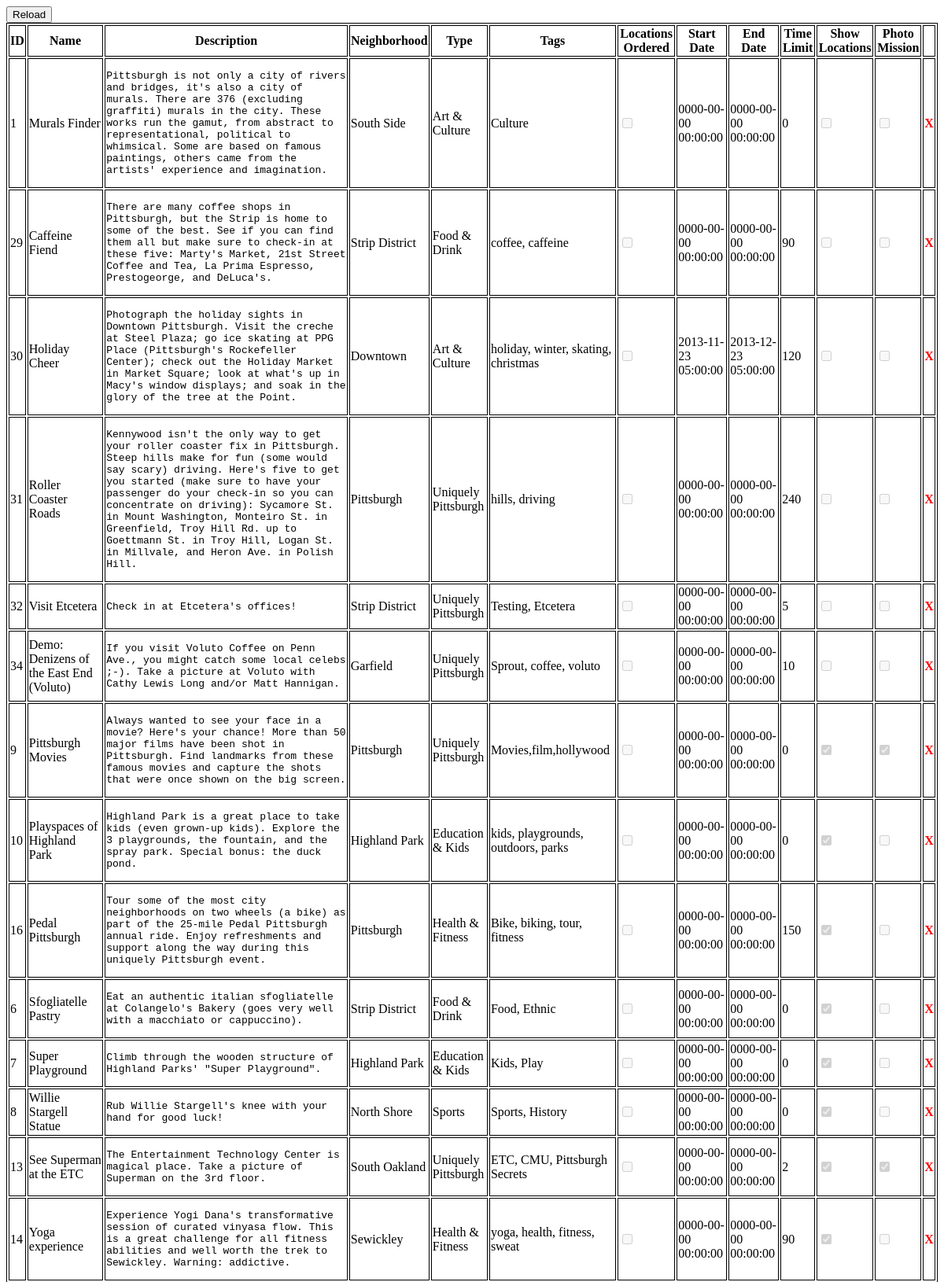
/www/dba/mission.php (upper part), run on the app's committed database.
### tables this page shows
CREATE TABLE mission (
  id int(11) NOT NULL AUTO_INCREMENT,
  sortOrder int(11) NOT NULL,
  `name` varchar(100) NOT NULL,
  description varchar(10000) NOT NULL,
  neighborhood varchar(1000) NOT NULL,
  `type` varchar(100) NOT NULL,
  tags varchar(1000) NOT NULL,
  locationsOrdered tinyint(1) unsigned NOT NULL,
  startDate timestamp NOT NULL DEFAULT '0000-00-00 00:00:00',
  endDate timestamp NOT NULL DEFAULT '0000-00-00 00:00:00',
  timeEstimate int(11) NOT NULL,
  showLocations tinyint(1) NOT NULL,
  photo tinyint(1) NOT NULL,
  PRIMARY KEY (id)
);

### www/dba/mission.php (the view, shortened to what this page needs)
<!DOCTYPE html>
<html>
<head>
<link rel="stylesheet" type="text/css" href="dba.css">
</head>
<body>
<?php
$db = new mysqli("localhost", "pgh-challenge", "5NdSW4FaAqQXthqs", "game");
$table = "mission";
$stmt = $db->prepare("select id, name, description, neighborhood, type, tags, locationsOrdered, startDate, endDate, timeEstimate, showLocations, photo from $table order by sortOrder asc");
echo "<input class=\"refreshBtn\" type=\"button\" value=\"Reload\" onclick=\"refreshPage()\" />\n";
echo "<table id=\"dataTable\">\n";
echo "<tr><th>ID</th><th>Name</th><th>Description</th><th>Neighborhood</th><th>Type</th><th>Tags</th>".
"<th>Locations Ordered</th>".
"<th>Start Date</th><th>End Date</th><th>Time Limit</th>".
"<th>Show Locations</th><th>Photo Mission</th>";
echo "<td></td></tr>\n";
$stmt->execute();
$stmt->bind_result($id, $name, $desc, $neighborhood, $type, $tags, $ordered, $startdate, $enddate , $limit, $ShowLocations, $photo);
$missionCount = 0;
while($stmt->fetch())
{
	echo "<tr>".
	"<td>$id</td><td>$name</td><td><pre>".htmlspecialchars($desc)."</pre></td><td>$neighborhood</td><td>$type</td><td>$tags</td>";
	if(is_numeric($ordered) && $ordered>0) echo "<td><input type=\"checkbox\" disabled=\"disabled\" checked=\"checked\"/></td>";
	else echo "<td><input type=\"checkbox\" disabled=\"disabled\" /></td>";
	echo "<td>$startdate</td><td>$enddate</td><td>$limit</td>";
	if(is_numeric($ShowLocations) && $ShowLocations>0) echo "<td><input type=\"checkbox\" disabled=\"disabled\" checked=\"checked\"/></td>";
	else echo "<td><input type=\"checkbox\" disabled=\"disabled\" /></td>";
	if(is_numeric($photo) && $photo>0) echo "<td><input type=\"checkbox\" disabled=\"disabled\" checked=\"checked\"/></td>";
	else echo "<td><input type=\"checkbox\" disabled=\"disabled\" /></td>";
	echo "<td><a class=\"deletetext\" href=\"javascript:void(0)\" onclick=\"removeRow($id)\">X</a></td>".
	"</tr>\n";
	$missionCount++;
}
echo "</table>\n<hr/>Total Missions: $missionCount\n";
?>
</body>
</html>

### www/dba/dba.css (style rules this page uses)
table, tr, td, th { border: 1px solid black; }
.errortext, .deletetext { font-weight: bold; color: red; text-decoration: none; }
.refreshBtn { vertical-align: top; display:block; }
pre { white-space: normal; }

### data on the page
mission: id "1", name "Murals Finder", description "Pittsburgh is not only a city of rivers and bridges, it's also a city of murals. There are 376 (excluding graffiti) murals in the city. These works run the gamut, from abstract to representational, political to whimsical. Some are based on famous paintings, others came from the artists' experience and imagination.", neighborhood "South Side", type "Art & Culture", tags "Culture", startDate "0000-00-00 00:00:00", endDate "0000-00-00 00:00:00", timeEstimate "0"
mission: id "29", name "Caffeine Fiend", description "There are many coffee shops in Pittsburgh, but the Strip is home to some of the best. See if you can find them all but make sure to check-in at these five: Marty's Market, 21st Street Coffee and Tea, La Prima Espresso, Prestogeorge, and DeLuca's.", neighborhood "Strip District", type "Food & Drink", tags "coffee, caffeine", startDate "0000-00-00 00:00:00", endDate "0000-00-00 00:00:00", timeEstimate "90"
mission: id "30", name "Holiday Cheer", description "Photograph the holiday sights in Downtown Pittsburgh. Visit the creche at Steel Plaza; go ice skating at PPG Place (Pittsburgh's Rockefeller Center); check out the Holiday Market in Market Square; look at what's up in Macy's window displays; and soak in the glory of the tree at the Point.", neighborhood "Downtown", type "Art & Culture", tags "holiday, winter, skating, christmas", startDate "2013-11-23 05:00:00", endDate "2013-12-23 05:00:00", timeEstimate "120"
mission: id "31", name "Roller Coaster Roads", description "Kennywood isn't the only way to get your roller coaster fix in Pittsburgh. Steep hills make for fun (some would say scary) driving. Here's five to get you started (make sure to have your passenger do your check-in so you can concentrate on driving): Sycamore St. in Mount Washington, Monteiro St. in Greenfield, Troy Hill Rd. up to Goettmann St. in Troy Hill, Logan St. in Millvale, and Heron Ave. in Polish Hill.", neighborhood "Pittsburgh", type "Uniquely Pittsburgh", tags "hills, driving", startDate "0000-00-00 00:00:00", endDate "0000-00-00 00:00:00", timeEstimate "240"
mission: id "32", name "Visit Etcetera", description "Check in at Etcetera's offices!", neighborhood "Strip District", type "Uniquely Pittsburgh", tags "Testing, Etcetera", startDate "0000-00-00 00:00:00", endDate "0000-00-00 00:00:00", timeEstimate "5"
mission: id "34", name "Demo: Denizens of the East End (Voluto)", description "If you visit Voluto Coffee on Penn Ave., you might catch some local celebs ;-). Take a picture at Voluto with Cathy Lewis Long and/or Matt Hannigan.", neighborhood "Garfield", type "Uniquely Pittsburgh", tags "Sprout, coffee, voluto", startDate "0000-00-00 00:00:00", endDate "0000-00-00 00:00:00", timeEstimate "10"
mission: id "9", name "Pittsburgh Movies", description "Always wanted to see your face in a movie? Here's your chance! More than 50 major films have been shot in Pittsburgh. Find landmarks from these famous movies and capture the shots that were once shown on the big screen.", neighborhood "Pittsburgh", type "Uniquely Pittsburgh", tags "Movies,film,hollywood", startDate "0000-00-00 00:00:00", endDate "0000-00-00 00:00:00", timeEstimate "0"
mission: id "10", name "Playspaces of Highland Park", description "Highland Park is a great place to take kids (even grown-up kids). Explore the 3 playgrounds, the fountain, and the spray park. Special bonus: the duck pond.", neighborhood "Highland Park", type "Education & Kids", tags "kids, playgrounds, outdoors, parks", startDate "0000-00-00 00:00:00", endDate "0000-00-00 00:00:00", timeEstimate "0"
mission: id "16", name "Pedal Pittsburgh", description "Tour some of the most city neighborhoods on two wheels (a bike) as part of the 25-mile Pedal Pittsburgh annual ride. Enjoy refreshments and support along the way during this uniquely Pittsburgh event.", neighborhood "Pittsburgh", type "Health & Fitness", tags "Bike, biking, tour, fitness", startDate "0000-00-00 00:00:00", endDate "0000-00-00 00:00:00", timeEstimate "150"
mission: id "6", name "Sfogliatelle Pastry", description "Eat an authentic italian sfogliatelle at Colangelo's Bakery (goes very well with a macchiato or cappuccino).", neighborhood "Strip District", type "Food & Drink", tags "Food, Ethnic", startDate "0000-00-00 00:00:00", endDate "0000-00-00 00:00:00", timeEstimate "0"
mission: id "7", name "Super Playground", description "Climb through the wooden structure of Highland Parks' \"Super Playground\".", neighborhood "Highland Park", type "Education & Kids", tags "Kids, Play", startDate "0000-00-00 00:00:00", endDate "0000-00-00 00:00:00", timeEstimate "0"
mission: id "8", name "Willie Stargell Statue", description "Rub Willie Stargell's knee with your hand for good luck!", neighborhood "North Shore", type "Sports", tags "Sports, History", startDate "0000-00-00 00:00:00", endDate "0000-00-00 00:00:00", timeEstimate "0"
mission: id "13", name "See Superman at the ETC", description "The Entertainment Technology Center is magical place. Take a picture of Superman on the 3rd floor.", neighborhood "South Oakland", type "Uniquely Pittsburgh", tags "ETC, CMU, Pittsburgh Secrets", startDate "0000-00-00 00:00:00", endDate "0000-00-00 00:00:00", timeEstimate "2"
mission: id "14", name "Yoga experience", description "Experience Yogi Dana's transformative session of curated vinyasa flow. This is a great challenge for all fitness abilities and well worth the trek to Sewickley. Warning: addictive.", neighborhood "Sewickley", type "Health & Fitness", tags "yoga, health, fitness, sweat", startDate "0000-00-00 00:00:00", endDate "0000-00-00 00:00:00", timeEstimate "90"
